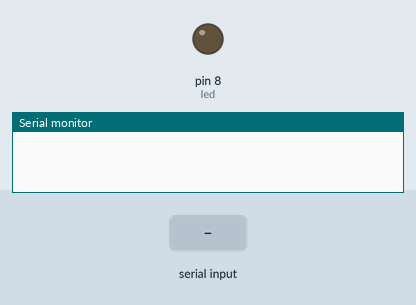
Simulated run of this sketch. Board: Arduino Uno, built with avr-gcc and run on an emulated ATmega328P. On the bench: output pins drawn as LEDs (lit = HIGH), the last lines printed to the serial monitor. The inputs (shaded band) are chosen by the test bench.

Above: at 1.2 s.
1.3 s: "1" received over Serial
At 1.7 s:
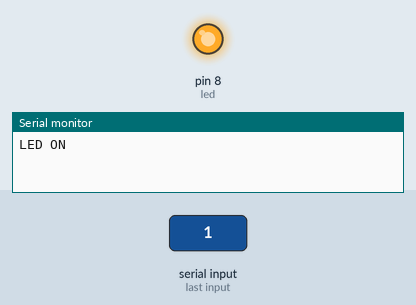
2.8 s: "0" received over Serial
At 4.0 s:
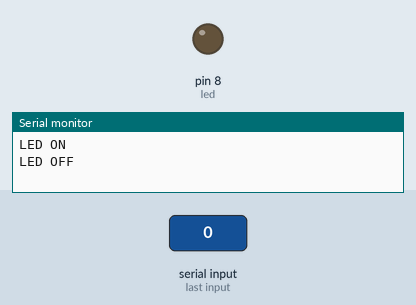
Timing chart, 0 to 5.8 s (numbered marks = the images above; inputs shaded):
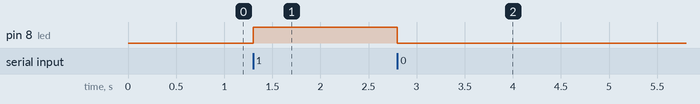

Measured:
- after the input at 1.3 s, pin 8 (led): LOW → HIGH at once
- after the input at 2.8 s, pin 8 (led): HIGH → LOW at once

The sketch:

testBTConnection.ino
```cpp
int state = 0;
int led =8;

void setup() {
  pinMode(led, OUTPUT);
  digitalWrite(led, LOW);
  Serial.begin(9600); // Default BT Rate
}

void loop(){
  if(Serial.available()) { // Check if data is coming from serial port
    state = Serial.read(); // Read data
  }

  if (state == '0'){
    digitalWrite(led, LOW);
    Serial.println("LED OFF");
    state = 0;
  } else if (state == '1'){
    digitalWrite(led, HIGH);
    Serial.println("LED ON");
    state = 0;
  }
}
```
